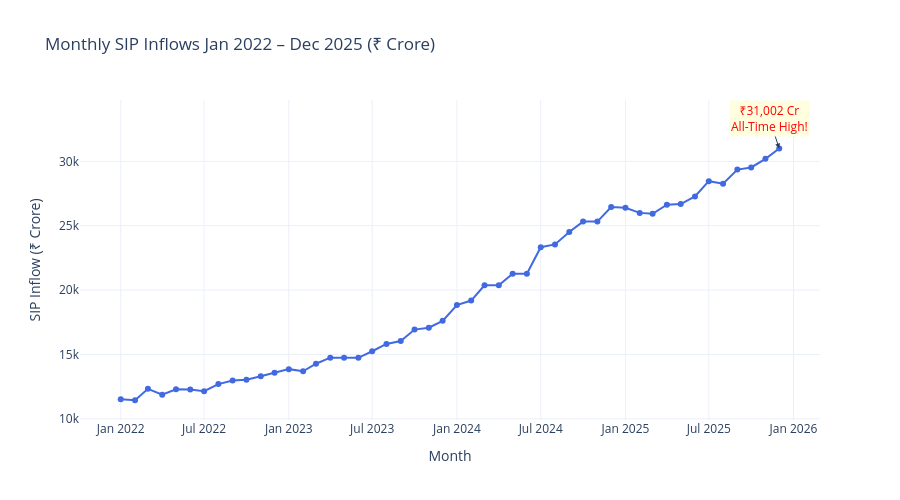

Notebook cell for this chart:
### Code cell
# Cell 5 — Task 3: SIP Inflow Time Series
sip_df["date"] = pd.to_datetime(sip_df["month"])

fig = px.line(
    sip_df, x="date", y="sip_inflow_crore",
    title="Monthly SIP Inflows Jan 2022 – Dec 2025 (₹ Crore)",
    labels={"sip_inflow_crore": "SIP Inflow (₹ Crore)", "date": "Month"},
    template="plotly_white", markers=True
)

# Annotate all-time high
fig.add_annotation(
    x="2025-12-01", y=31002,
    text="₹31,002 Cr<br>All-Time High!",
    showarrow=True, arrowhead=2,
    font=dict(color="red", size=12),
    bgcolor="lightyellow"
)

fig.update_traces(line=dict(color="royalblue", width=2))
fig.update_layout(height=500)
fig.write_image(str(CHARTS / "03_sip_trend.png"))
fig.show()
print("✓ Chart 3 saved")

### Figure 1 — Plotly figure (JSON) as saved in the notebook; plotly's stock layout.template omitted (floating-point values rounded to 4 significant figures)
{"data": [{"hovertemplate": "Month=%{x}<br>SIP Inflow (₹ Crore)=%{y}<extra></extra>", "legendgroup": "", "line": {"color": "royalblue", "dash": "solid", "width": 2}, "marker": {"symbol": "circle"}, "mode": "lines+markers", "name": "", "orientation": "v", "showlegend": false, "type": "scatter", "x": ["2022-01-01T00:00:00", "2022-02-01T00:00:00", "2022-03-01T00:00:00", "2022-04-01T00:00:00", "2022-05-01T00:00:00", "2022-06-01T00:00:00", "2022-07-01T00:00:00", "2022-08-01T00:00:00", "2022-09-01T00:00:00", "2022-10-01T00:00:00", "2022-11-01T00:00:00", "2022-12-01T00:00:00", "2023-01-01T00:00:00", "2023-02-01T00:00:00", "2023-03-01T00:00:00", "2023-04-01T00:00:00", "2023-05-01T00:00:00", "2023-06-01T00:00:00", "2023-07-01T00:00:00", "2023-08-01T00:00:00", "2023-09-01T00:00:00", "2023-10-01T00:00:00", "2023-11-01T00:00:00", "2023-12-01T00:00:00", "2024-01-01T00:00:00", "2024-02-01T00:00:00", "2024-03-01T00:00:00", "2024-04-01T00:00:00", "2024-05-01T00:00:00", "2024-06-01T00:00:00", "2024-07-01T00:00:00", "2024-08-01T00:00:00", "2024-09-01T00:00:00", "2024-10-01T00:00:00", "2024-11-01T00:00:00", "2024-12-01T00:00:00", "2025-01-01T00:00:00", "2025-02-01T00:00:00", "2025-03-01T00:00:00", "2025-04-01T00:00:00", "2025-05-01T00:00:00", "2025-06-01T00:00:00", "2025-07-01T00:00:00", "2025-08-01T00:00:00", "2025-09-01T00:00:00", "2025-10-01T00:00:00", "2025-11-01T00:00:00", "2025-12-01T00:00:00"], "xaxis": "x", "y": [11517, 11438, 12328, 11863, 12286, 12276, 12140, 12694, 12976, 13040, 13306, 13573, 13856, 13687, 14276, 14749, 14749, 14734, 15245, 15814, 16042, 16928, 17073, 17610, 18838, 19187, 20371, 20371, 21262, 21262, 23332, 23547, 24509, 25323, 25320, 26459, 26400, 25999, 25926, 26632, 26688, 27274, 28464, 28265, 29361, 29529, 30200, 31002], "yaxis": "y"}], "layout": {"annotations": [{"arrowhead": 2, "bgcolor": "lightyellow", "font": {"color": "red", "size": 12}, "showarrow": true, "text": "₹31,002 Cr<br>All-Time High!", "x": "2025-12-01", "y": 31002}], "height": 500, "legend": {"tracegroupgap": 0}, "title": {"text": "Monthly SIP Inflows Jan 2022 – Dec 2025 (₹ Crore)"}, "xaxis": {"anchor": "y", "domain": [0, 1], "title": {"text": "Month"}}, "yaxis": {"anchor": "x", "domain": [0, 1], "title": {"text": "SIP Inflow (₹ Crore)"}}}}
